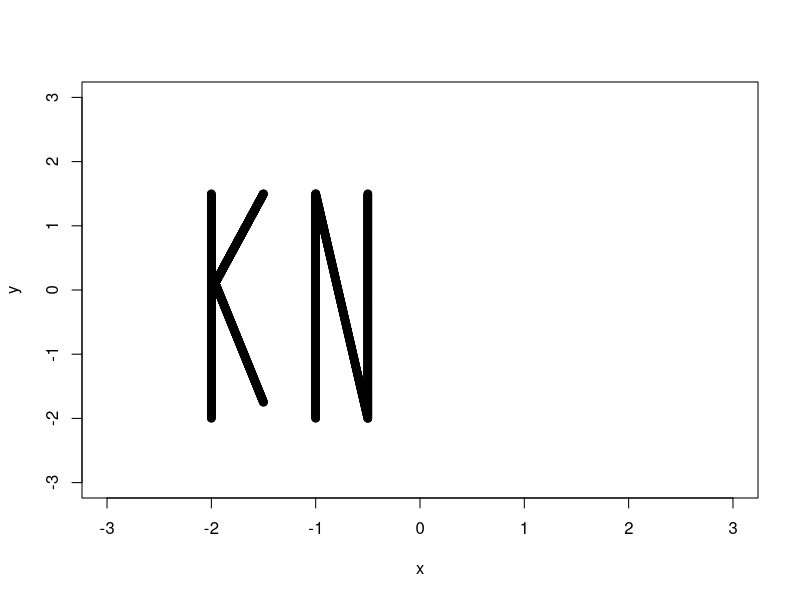
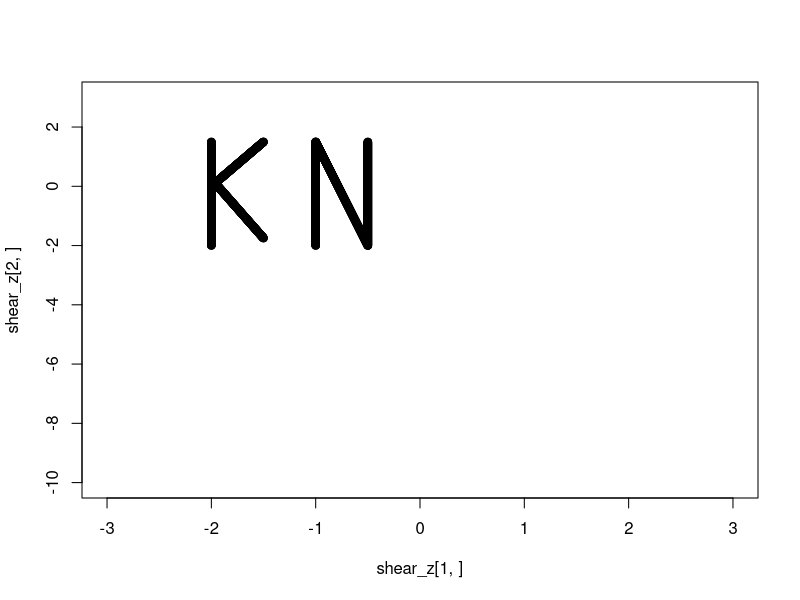
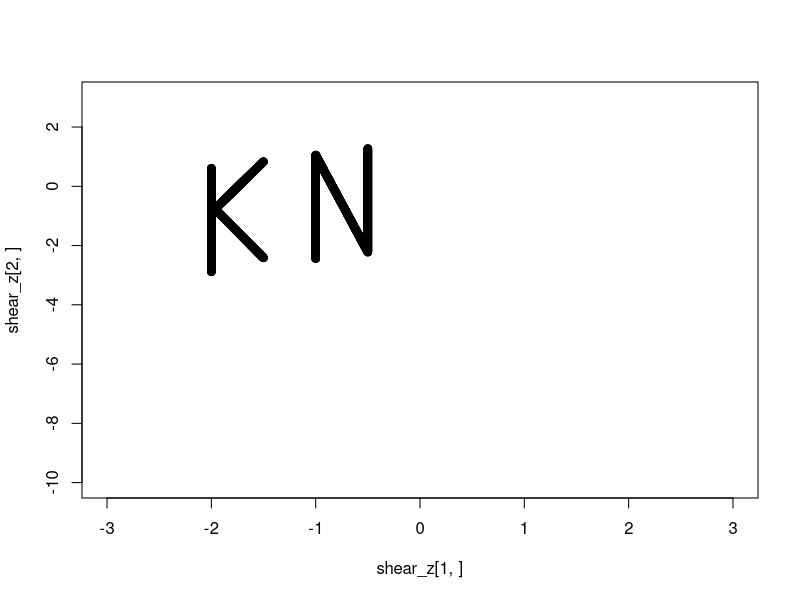
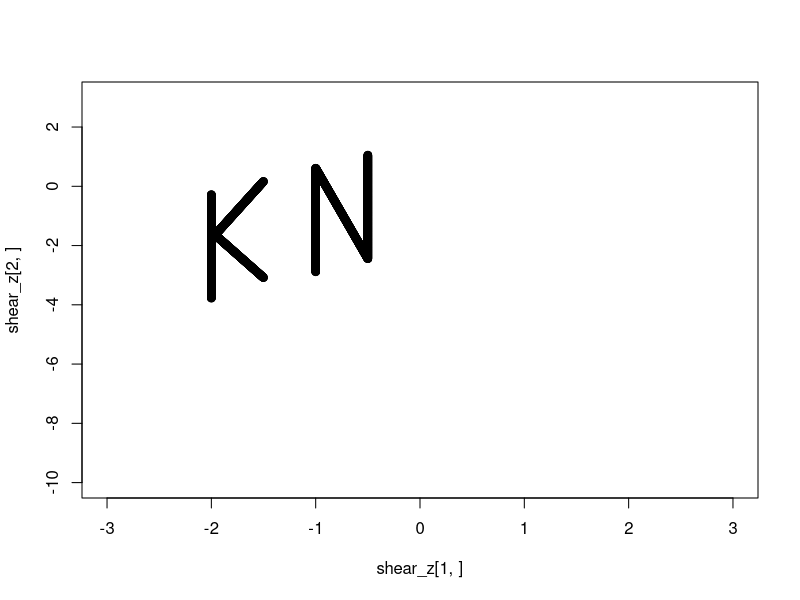
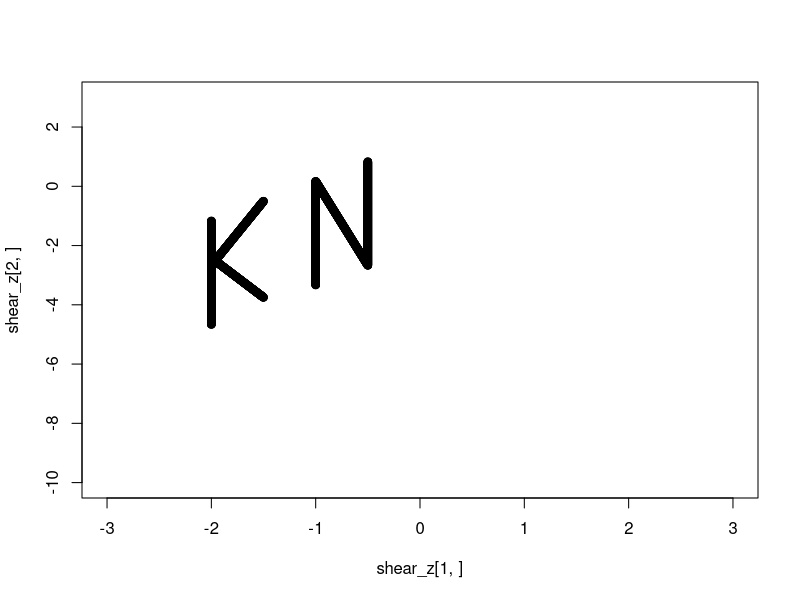
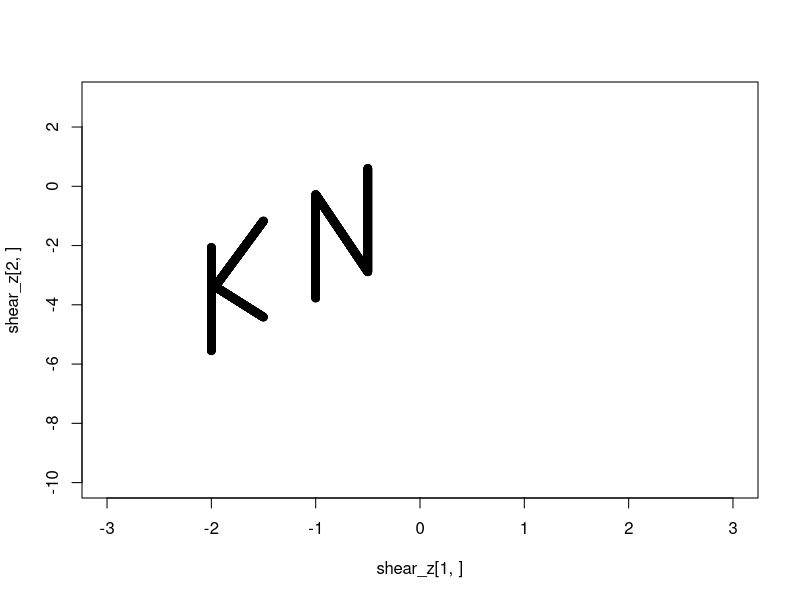
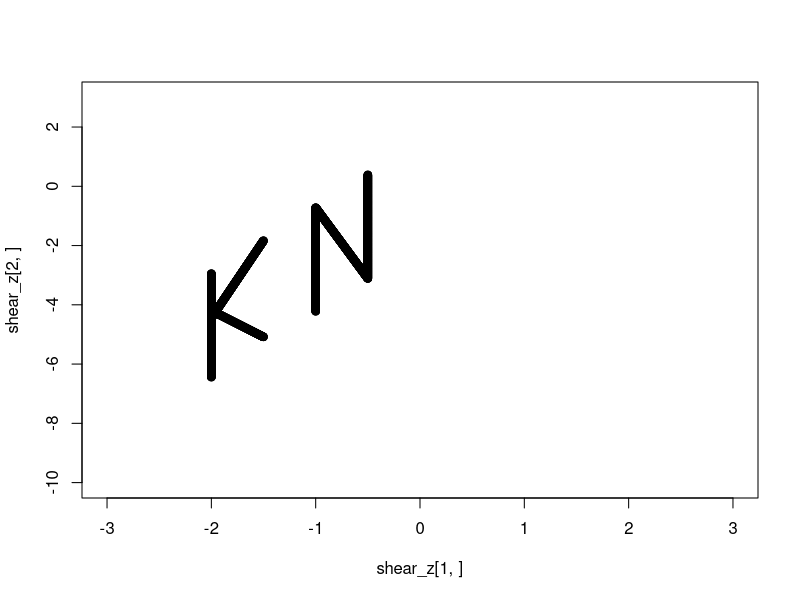
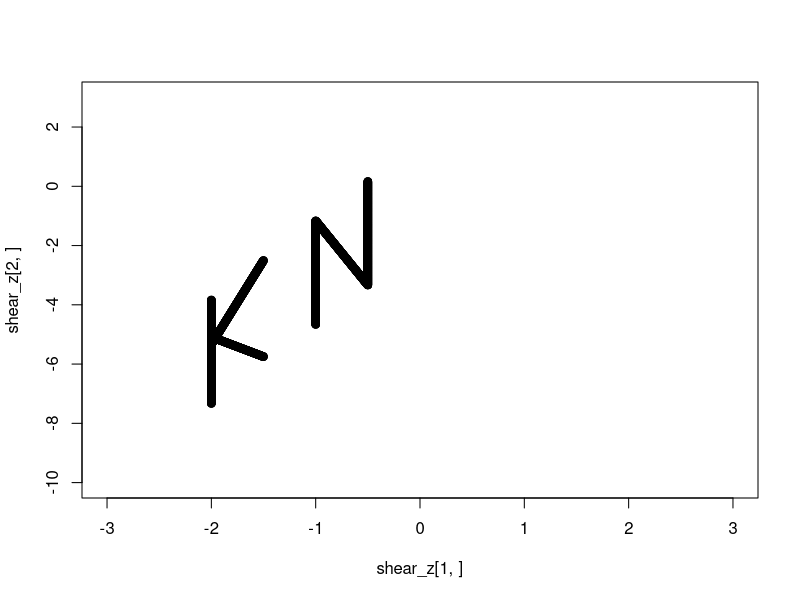

Here is the R script that generated these plots, in order:
## ---- chunk 1
x <- c(
       seq(-2,0.-1.5,length.out=500),
       rep(-2, 500),
       seq(-2,-1.5,length.out=500),
       
       rep(-1, 500),
       seq(-1,-0.5,length.out=500),
       rep(-0.5, 500)
       )

y <- c(
       seq(0,1.5,length.out=500),
       seq(-2,1.5,length.out = 500),
       seq(0.25, -1.75, length.out = 500),
      
       seq(-2,1.5,length.out = 500), 
       seq(1.5,0.-2,length.out=500),
       seq(-2,1.5,length.out = 500)
       
       )

z=rbind(x,y)
plot(y~x, xlim=c(-3,3), ylim=c(-3,3))

## ---- chunk 2
left_multiply <- function(x, y) {
  x %*% y
}
left_multiply(matrix(rep(seq(1, 3, length.out = 3), 3), nrow = 3, ncol = 3), diag(3))
## ---- chunk 3
for (i in seq(0, 4, length.out = 10)) {
  shear_z <- apply(z, 2, function(x) left_multiply(x, matrix(c(1, 0, i, 1), nrow = 2, ncol = 2)))
  plot(shear_z[2,] ~ shear_z[1,], xlim = c(-3, 3), ylim = c(-10, 3))
}
## ---- chunk 4
for (i in seq(1, 4, length.out = 10)) {
  scaling_z <- apply(z, 2, function(x) left_multiply(x, matrix(c(i, 0, 0, i), nrow = 2, ncol = 2)))
  plot(scaling_z[2,] ~ scaling_z[1,], xlim = c(-9, 9), ylim = c(-9, 9))
}
## ---- chunk 5
for (i in seq(0, pi * 2, length.out = 20)) {
  rotating_z <- apply(z, 2, function(x) left_multiply(x, matrix(c(cos(i), -sin(i), sin(i), cos(i)), nrow = 2, ncol = 2)))
  plot(rotating_z[2,] ~ rotating_z[1,], xlim = c(-3, 3), ylim = c(-3, 3))
}
## ---- chunk 6
for (i in seq(0, 2 * pi, length.out = 20)) {
  Z <- rbind(z, rep(0, ncol(z)))
  ani_z <- apply(Z, 2, function(x) left_multiply(x, matrix(c(1, 0, 0, 0, cos(i), -sin(i), 0, sin(i), cos(i)), nrow = 3, ncol = 3)))
  plot(ani_z[2,] ~ ani_z[1,], xlim = c(-3, 3), ylim = c(-3, 3))
  }
